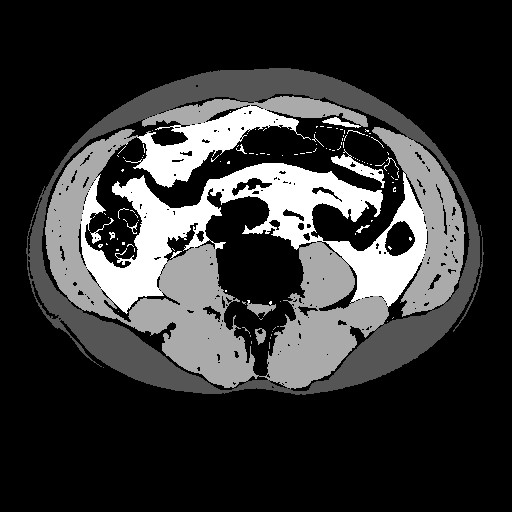
#> input picture data/data_test/masks/00019_20070125.png, 512 x 512 px; its folder holds only this picture in this run
$ jupyter execute --allow-errors test_preprocess_1.ipynb
#> lines starting #> are read from the running program, lines starting #| are printed output that depends on the picture
[cell 1]
import os
from glob import glob
from PIL import Image
import pydicom
import numpy as np

[cell 2]
def norm_img(img):
    norm_image = np.array(img, dtype=np.float64)
    norm_image -= np.min(norm_image)
    norm_image /= np.max(norm_image)
    normalized_image = norm_image * 255
    normalized_image = normalized_image.astype(np.uint8)
    return normalized_image

def dcm_windowing(ds, center=40, width=400):
    dcm_array = ds.pixel_array
    hu_image = dcm_array * ds.RescaleSlope + ds.RescaleIntercept
    # [8 lines of commented-out code are left out]
    img_min = center - width // 2
    img_max = center + width // 2

    window_image = hu_image.copy()
    window_image[window_image < img_min] = img_min
    window_image[window_image > img_max] = img_max

    normalized_img = norm_img(window_image)
    p_image = Image.fromarray(normalized_img)
    p_image = p_image.resize((512, 512))

    return p_image


def get_slice_no(raw_path):
    l3_dcm_id = None
    with open(raw_path, 'r', encoding="utf-8") as f:
        lines = f.readlines()
    for i, line in enumerate(lines):
        if line.strip() == "#SliceNo":
            l3_dcm_id = int(lines[i+1])
            return l3_dcm_id
    return l3_dcm_id

[cell 3]
train_data_home = "C:\\Users\\qwe14\\0.code\\sarcopenia\\data_train_raw\\#AsanNas\\"
train_img_save_path = "C:\\Users\\qwe14\\0.code\\sarcopenia\\data_test\\images\\"

#> (a cell that did not finish here is left out)

[cell 5]
import numpy as np
import copy
from PIL import Image

[cell 6]
data_home = "C:\\Users\\qwe14\\0.code\\sarcopenia\\data_train_raw\\#AsanNas\\"
annot_home = "C:\\Users\\qwe14\\0.code\\sarcopenia\\data_test\\masks\\"

#> (a cell that did not finish here is left out)

## test set: Image와 마스크 보기

[cell 8]
annot_home = "C:\\Users\\qwe14\\0.code\\sarcopenia\\data_test\\masks\\"
path = glob(f"{annot_home}*.png")
import matplotlib.pyplot as plt
import matplotlib.cm as cm
import cv2

img_before = cv2.imread(path[0], cv2.IMREAD_COLOR)
#> img_before is the input picture: shape (512, 512, 3); min 0, max 3, mean 0.631
img_before2 = cv2.imread(path[0], cv2.IMREAD_COLOR)
import numpy as np
import cv2
mask_path= r'C:\Users\qwe14\0.code\sarcopenia\data_test\masks\*.png'
img_path = r'C:\Users\qwe14\0.code\sarcopenia\data_test\images\*.png'
mask_paths = glob(mask_path)
img_paths = glob(img_path)
for idx, mask in enumerate(mask_paths):
    img = mask.replace("masks", "images")
    img = cv2.imread(img, cv2.IMREAD_COLOR)

    mask = cv2.imread(mask, cv2.IMREAD_COLOR)
    plt.figure(figsize=(5,2))
    plt.subplot(1,2,1)
    plt.gca().set_title('HU Image')
    plt.axis('off')
    plt.imshow(img, cmap = cm.gray) # Mask_Body # 1 이상

    plt.subplot(1,2,2)
    plt.gca().set_title('GT Mask')
    plt.axis('off')
    mask[mask == 1] = 255//3
    mask[mask == 2] = 255*2//3
    mask[mask == 3] = 255
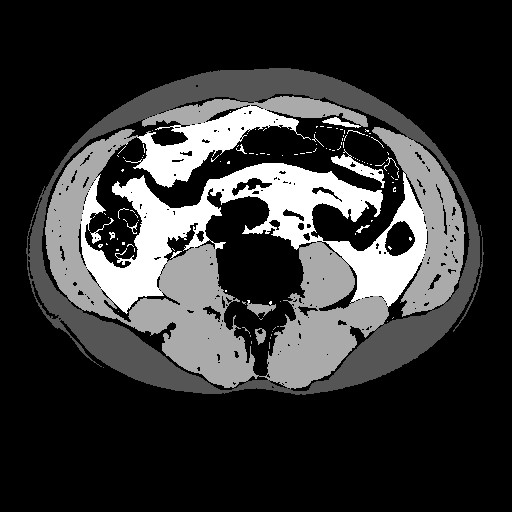
#> mask: shape (512, 512, 3); min 0, max 255, mean 53.7
    plt.imshow(mask.astype(np.int16), cmap = cm.gray)  # Mask_SFatIns  # 1, 2
    plt.show()
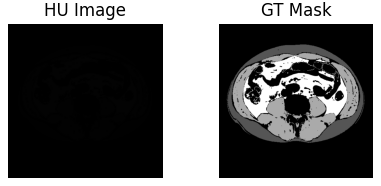
#> figure drawn by matplotlib, 2 panels

    if idx == 20:
        break

$ run again, on data/data_test/masks/00197_20151014.png
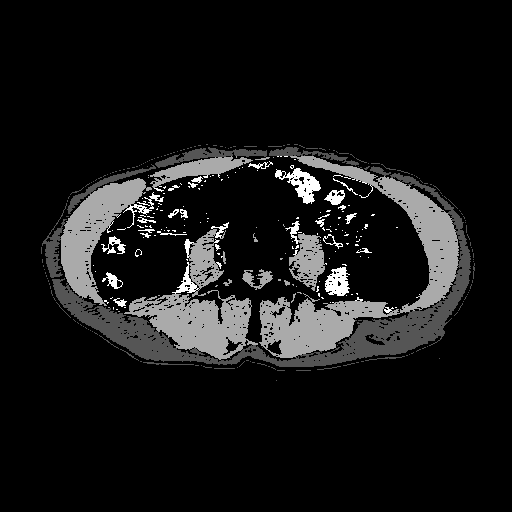
#> input picture data/data_test/masks/00197_20151014.png, 512 x 512 px
#> img_before is the input picture: shape (512, 512, 3); min 0, max 3, mean 0.263
#> `mask[mask == 3] = 255`:
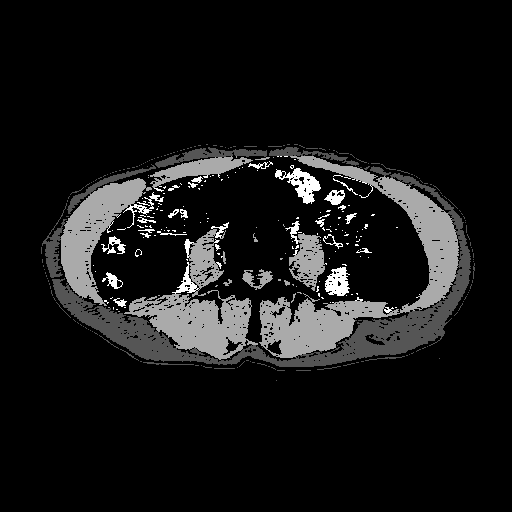
#> mask: shape (512, 512, 3); min 0, max 255, mean 22.3
#> `plt.show()`:
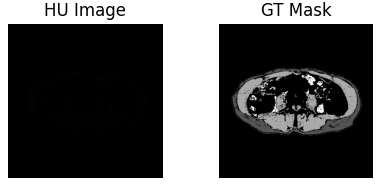
#> figure drawn by matplotlib, 2 panels

$ run again, on data/data_test/masks/00252_20150625.png
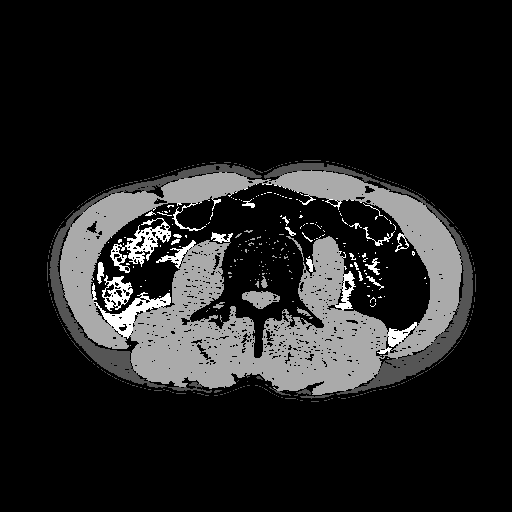
#> input picture data/data_test/masks/00252_20150625.png, 512 x 512 px
#> img_before is the input picture: shape (512, 512, 3); min 0, max 3, mean 0.376
#> `mask[mask == 3] = 255`:
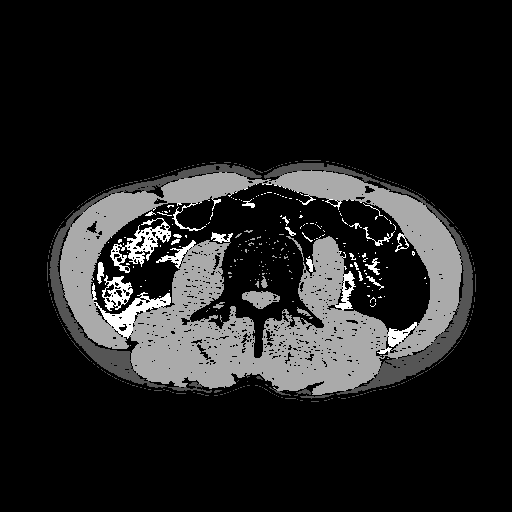
#> mask: shape (512, 512, 3); min 0, max 255, mean 32
#> `plt.show()`:
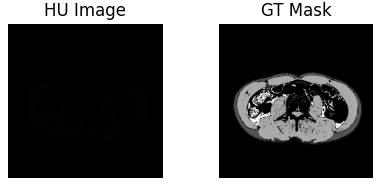
#> figure drawn by matplotlib, 2 panels

$ run again, on data/data_test/masks/00324_20160216.png
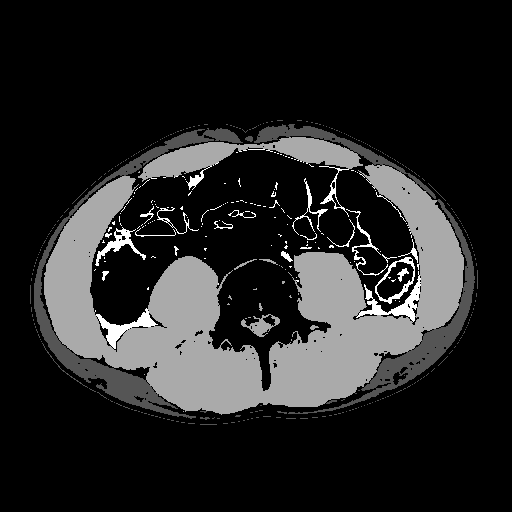
#> input picture data/data_test/masks/00324_20160216.png, 512 x 512 px
#> img_before is the input picture: shape (512, 512, 3); min 0, max 3, mean 0.436
#> `mask[mask == 3] = 255`:
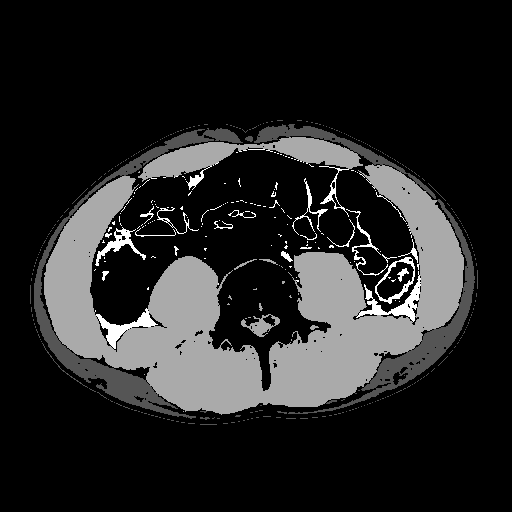
#> mask: shape (512, 512, 3); min 0, max 255, mean 37
#> `plt.show()`:
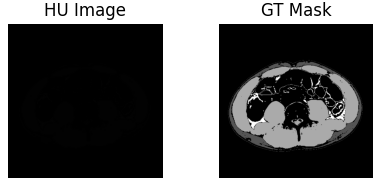
#> figure drawn by matplotlib, 2 panels
